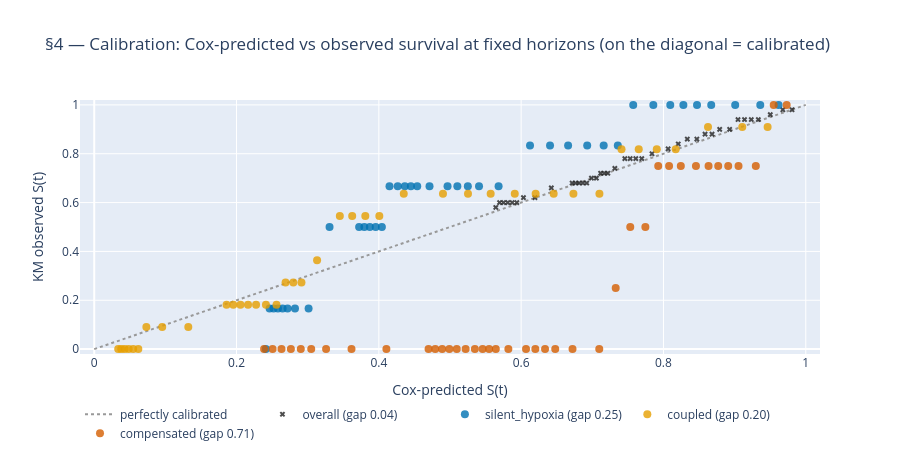

Write notebook code for a chart like this one.
### Markdown cell above
## §4 — Calibrate the time estimate (the deliverable)

### Plain
The point of §3 was that *when* is the harder target — telling who escalates is trivial here, but
telling **when** is not. So the question that matters for a time readout: when STYX says "likely
in ~3 hours," does it actually happen around 3 hours? **On average, yes** — the predicted times
track the observed ones closely. **But for the compensated pattern it is badly off**: the model
predicts those patients escalating *later* than they really do. A single confident "~Xh" would
mislead for them — so §5's card must not over-promise for that group. We surface the subgroup
miss rather than hide it inside a reassuring cohort average.

### Dev
`notebooks.analysis.survival_calibration` reuses the **already-fitted §3 Cox** (no refit — the
C-index is re-asserted as proof) and compares mean Cox-predicted S(t) to Kaplan–Meier observed
S(t) at fixed horizons spanning the observed NEWS2-red events, **overall and per archetype**.
Censoring-aware (KM). New plotting: a plotly calibration scatter (predicted vs observed; the
diagonal is perfect). scikit-survival's integrated Brier is **skipped** — not essential for an
in-sample explorer and it would add a dependency; the lifelines-native predicted-vs-observed view
suffices (per the STOP-and-surface rule, no silent dep add).

### Tech
Discrepancy = sup-norm |predicted − observed| over the horizon grid. **Overall gap 0.035** —
calibration-in-the-large is tight, but *necessarily* so in-sample (the Cox baseline hazard is fit
to this cohort's events, so mean-predicted ≈ KM by construction). **Per-archetype it is poor:
compensated 0.710, silent-hypoxia 0.252, coupled 0.201** — the cohort mean MASKS a severe
compensated miscalibration (predicted survival far above observed → the model under-warns on
compensated timing). Same averaging-hides-subgroup pattern as NB1's faithfulness 0/13, and the
same root: compensated's silent-window-frame features understate its fast late escalation.
(lifelines' ICI corroborates a heavy-tailed individual miss; reported here as the transparent
per-archetype gaps.) Caveat: compensated n=4 → coarse KM, so 0.71 is a coarse *magnitude*, but the
*direction* is robust and consistent with the known compensated signal gap. **Why in-sample
calibration is optimistic:** calibration is exactly what degrades out-of-sample — here predicted≈
observed partly by construction — so real-data calibration (the NB2/NB3 path) is the actual test;
in-sample is necessary, not sufficient. Relationship to §2 is **two-axis, not head-to-head**: §2's
cone ETA predicts the internal F4 clock, §4's model predicts the clinical NEWS2-red clock —
different events, never calibrated against each other; E3 improves the readout on both axes
(internal→clinical target AND uncalibrated→calibrated, where the calibration holds).

### Code cell
from notebooks.analysis import survival_calibration  # noqa: E402

# SAME fitted Cox from §3 — re-assert discrimination to prove no refit (a refit would drift the pin)
assert abs(_cph.concordance_index_ - 0.9154) < 5e-4, "§4 must reuse §3's fitted Cox — C-index drifted"

_cal = survival_calibration(_cph, _Z, _COVS, group_col="arch")
_GROUPS = ("overall", "silent_hypoxia", "coupled", "compensated")
print(f"§4 C-index (same fitted Cox, no refit) = {_cal.c_index:.4f}")
print("§4 calibration gap (predicted vs observed S, sup-norm): " +
      " · ".join(f"{g} {_cal.max_gap[g]:.3f}" for g in _GROUPS))

# the §4 → §5 hinge: the calibration verdict the card band must be faithful to
_bad = sorted(g for g in ("silent_hypoxia", "coupled", "compensated") if _cal.max_gap[g] > 0.20)
verdict = (
    f"calibration-in-the-large GOOD (overall gap {_cal.max_gap['overall']:.3f}) but MISLEADING — "
    f"per-subgroup POOR for {_bad}; compensated severely over-predicted (gap "
    f"{_cal.max_gap['compensated']:.3f} → model says they escalate later than they do). IN-SAMPLE, "
    f"so optimistic; real-data calibration (NB2/NB3) is the actual test. §5 card: do NOT show a "
    f"confident time for compensated — widen/flag low-confidence for that archetype."
)
print("§4 VERDICT (for §5):", verdict)

# calibration scatter — predicted vs observed S at each horizon, per group; on the diagonal = calibrated
_GRP_COL = {"overall": pal.ANNOTATION, "silent_hypoxia": pal.RISK,
            "coupled": pal.EARLY_WARNING, "compensated": pal.THRESHOLD}
fig4 = go.Figure()
fig4.add_trace(go.Scatter(x=[0, 1], y=[0, 1], mode="lines", name="perfectly calibrated",
                          line=dict(color=pal.NEUTRAL, dash="dot")))
for g, col in _GRP_COL.items():
    fig4.add_trace(go.Scatter(
        x=_cal.predicted[g], y=_cal.observed[g], mode="markers", name=f"{g} (gap {_cal.max_gap[g]:.2f})",
        marker=dict(color=col, size=5 if g == "overall" else 8,
                    symbol="x" if g == "overall" else "circle", opacity=0.8)))
fig4.update_layout(title="§4 — Calibration: Cox-predicted vs observed survival at fixed horizons "
                         "(on the diagonal = calibrated)",
                   xaxis=dict(title="Cox-predicted S(t)", range=[-0.02, 1.02]),
                   yaxis=dict(title="KM observed S(t)", range=[-0.02, 1.02]),
                   height=460, legend=dict(orientation="h", yanchor="top", y=-0.18, x=0))
fig4.write_html(str(_root / "outputs" / "E3_s4_calibration.html"))
fig4

### Figure 1 — Plotly figure (JSON) as saved in the notebook; plotly's stock layout.template omitted (floating-point values rounded to 4 significant figures)
{"data": [{"line": {"color": "#999999", "dash": "dot"}, "mode": "lines", "name": "perfectly calibrated", "type": "scatter", "x": [0, 1], "y": [0, 1]}, {"marker": {"color": "#222222", "opacity": 0.8, "size": 5, "symbol": "x"}, "mode": "markers", "name": "overall (gap 0.04)", "type": "scatter", "x": [0.9807, 0.9678, 0.9501, 0.9333, 0.9234, 0.9139, 0.9048, 0.893, 0.879, 0.8683, 0.8584, 0.8469, 0.8335, 0.8208, 0.8066, 0.7839, 0.7695, 0.7611, 0.7532, 0.7457, 0.7317, 0.7218, 0.7167, 0.7117, 0.7058, 0.6988, 0.6922, 0.6867, 0.6815, 0.6765, 0.6716, 0.6424, 0.6195, 0.6032, 0.5939, 0.5874, 0.5812, 0.5753, 0.5697, 0.5643], "y": [0.98, 0.98, 0.96, 0.94, 0.94, 0.94, 0.94, 0.9, 0.9, 0.88, 0.88, 0.86, 0.86, 0.84, 0.82, 0.8, 0.78, 0.78, 0.78, 0.78, 0.74, 0.72, 0.72, 0.72, 0.7, 0.7, 0.68, 0.68, 0.68, 0.68, 0.68, 0.66, 0.62, 0.62, 0.6, 0.6, 0.6, 0.6, 0.6, 0.58]}, {"marker": {"color": "#0072B2", "opacity": 0.8, "size": 8, "symbol": "circle"}, "mode": "markers", "name": "silent_hypoxia (gap 0.25)", "type": "scatter", "x": [0.9618, 0.9361, 0.9008, 0.8671, 0.8472, 0.828, 0.8096, 0.7858, 0.7575, 0.7359, 0.716, 0.6928, 0.666, 0.6406, 0.6125, 0.5683, 0.5408, 0.5251, 0.5103, 0.4965, 0.4712, 0.4539, 0.445, 0.4365, 0.4265, 0.415, 0.4043, 0.3955, 0.3873, 0.3796, 0.3723, 0.3307, 0.3013, 0.2821, 0.2717, 0.2647, 0.2582, 0.2521, 0.2464, 0.2411], "y": [1.0, 1.0, 1.0, 1.0, 1.0, 1.0, 1.0, 1.0, 1.0, 0.8333, 0.8333, 0.8333, 0.8333, 0.8333, 0.8333, 0.6667, 0.6667, 0.6667, 0.6667, 0.6667, 0.6667, 0.6667, 0.6667, 0.6667, 0.6667, 0.6667, 0.5, 0.5, 0.5, 0.5, 0.5, 0.5, 0.1667, 0.1667, 0.1667, 0.1667, 0.1667, 0.1667, 0.1667, 0.0]}, {"marker": {"color": "#E69F00", "opacity": 0.8, "size": 8, "symbol": "circle"}, "mode": "markers", "name": "coupled (gap 0.20)", "type": "scatter", "x": [0.9464, 0.9107, 0.8626, 0.8172, 0.7906, 0.7652, 0.741, 0.71, 0.6735, 0.6457, 0.6204, 0.591, 0.5571, 0.5253, 0.4901, 0.435, 0.4007, 0.381, 0.3625, 0.3452, 0.3132, 0.2912, 0.2798, 0.2689, 0.2562, 0.2413, 0.2275, 0.2162, 0.2055, 0.1955, 0.186, 0.1322, 0.09553, 0.07326, 0.06195, 0.05472, 0.04839, 0.04284, 0.03797, 0.03368], "y": [0.9091, 0.9091, 0.9091, 0.8182, 0.8182, 0.8182, 0.8182, 0.6364, 0.6364, 0.6364, 0.6364, 0.6364, 0.6364, 0.6364, 0.6364, 0.6364, 0.5455, 0.5455, 0.5455, 0.5455, 0.3636, 0.2727, 0.2727, 0.2727, 0.1818, 0.1818, 0.1818, 0.1818, 0.1818, 0.1818, 0.1818, 0.09091, 0.09091, 0.09091, 0.0, 0.0, 0.0, 0.0, 0.0, 0.0]}, {"marker": {"color": "#D55E00", "opacity": 0.8, "size": 8, "symbol": "circle"}, "mode": "markers", "name": "compensated (gap 0.71)", "type": "scatter", "x": [0.9732, 0.955, 0.9298, 0.9055, 0.891, 0.877, 0.8634, 0.8457, 0.8244, 0.8079, 0.7926, 0.7746, 0.7533, 0.7329, 0.7098, 0.6722, 0.6479, 0.6336, 0.6199, 0.6068, 0.582, 0.5644, 0.5549, 0.5458, 0.5349, 0.5219, 0.5095, 0.4991, 0.489, 0.4793, 0.4698, 0.4106, 0.3616, 0.3258, 0.305, 0.2903, 0.2764, 0.2632, 0.2506, 0.2387], "y": [1.0, 1.0, 0.75, 0.75, 0.75, 0.75, 0.75, 0.75, 0.75, 0.75, 0.75, 0.5, 0.5, 0.25, 0.0, 0.0, 0.0, 0.0, 0.0, 0.0, 0.0, 0.0, 0.0, 0.0, 0.0, 0.0, 0.0, 0.0, 0.0, 0.0, 0.0, 0.0, 0.0, 0.0, 0.0, 0.0, 0.0, 0.0, 0.0, 0.0]}], "layout": {"height": 460, "legend": {"orientation": "h", "x": 0, "y": -0.18, "yanchor": "top"}, "title": {"text": "§4 — Calibration: Cox-predicted vs observed survival at fixed horizons (on the diagonal = calibrated)"}, "xaxis": {"range": [-0.02, 1.02], "title": {"text": "Cox-predicted S(t)"}}, "yaxis": {"range": [-0.02, 1.02], "title": {"text": "KM observed S(t)"}}}}
